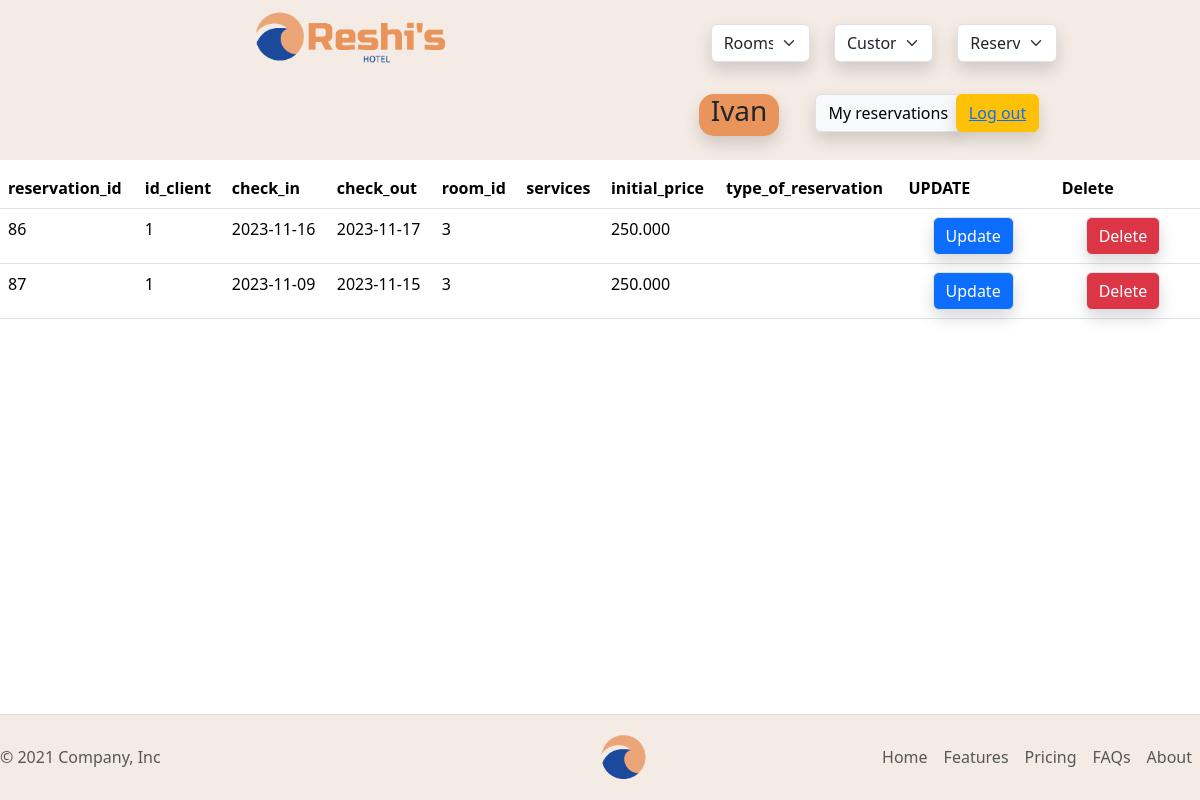
The app's page /db/reservations/db_reservation_select_all.php (signed in) with its own data.
### tables this page shows
CREATE TABLE IF NOT EXISTS `034_reservations` (
  `reservation_id` int(11) NOT NULL AUTO_INCREMENT,
  `id_client_master` int(11) NOT NULL,
  `id_clients` longtext DEFAULT NULL CHECK (json_valid(`id_clients`)),
  `check_in` date DEFAULT NULL,
  `check_out` date DEFAULT NULL,
  `room_id` int(11) DEFAULT NULL,
  `services` longtext DEFAULT NULL CHECK (json_valid(`services`)),
  `initial_price` decimal(10,3) DEFAULT NULL,
  `type_of_reservation` enum('All','Half','just-room') DEFAULT NULL,
  PRIMARY KEY (`reservation_id`),
  KEY `id_client_master` (`id_client_master`),
  KEY `room_id` (`room_id`),
  CONSTRAINT `034_reservations_ibfk_1` FOREIGN KEY (`id_client_master`) REFERENCES `034_clients` (`client_id`),
  CONSTRAINT `034_reservations_ibfk_2` FOREIGN KEY (`room_id`) REFERENCES `034_rooms` (`room_id`)
);

### forms/reservations/mini_form_reservation_update.php (the view, shortened to what this page needs)
<form action="/student034/dwes/forms/reservations/form_reservation_update.php" method="post">
  <input class="btn btn-primary mx-4 border shadow" type="submit" name="submit" value="Update">
</form>

### db/reservations/db_reservation_select_all.php
<?php
include($_SERVER['DOCUMENT_ROOT'] . '/student034/dwes/header.php');
include($_SERVER['DOCUMENT_ROOT'] . '/student034/dwes/db/db_connection.php');
$sql = "
SELECT *
        FROM 034_reservations;";
$resultado = mysqli_query($conn, $sql);
$muestra = mysqli_fetch_all($resultado, MYSQLI_ASSOC);
?>
<table class="table my-2"><tr>
      <td><strong>reservation_id</strong></td>
      <td><strong>id_client</strong></td>
      <td><strong>check_in</strong></td>
      <td><strong>check_out</strong></td>
      <td><strong>room_id</strong></td>
      <td><strong>services</strong></td>
      <td><strong>initial_price</strong></td>
      <td><strong>type_of_reservation</strong></td>
      <td><strong>UPDATE</strong></td>
      <td><strong>Delete</strong></td>
    </tr>
  <?php
  foreach ($muestra as $reserva) {
  ?>
    <tr>
      <td><?php print_r($reserva['reservation_id']) ?></td>
      <td><?php print_r($reserva['id_client_master']) ?></td>
      <td><?php print_r($reserva['check_in']) ?></td>
      <td><?php print_r($reserva['check_out']) ?></td>
      <td><?php print_r($reserva['room_id']) ?></td>
      <td><?php print_r($reserva['services']) ?></td>
      <td><?php print_r($reserva['initial_price']) ?></td>
      <td><?php print_r($reserva['type_of_reservation']) ?></td>
      <td>
      <?php include($_SERVER['DOCUMENT_ROOT'] . '/student034/dwes/forms/reservations/mini_form_reservation_update.php');?>
      </td>
      <td><?php include($_SERVER['DOCUMENT_ROOT'] . '/student034/dwes/forms/reservations/mini_form_reservation_delete.php');?></td>
    </tr>
  <?php
  }
  ?>
</table>
<?php include($_SERVER['DOCUMENT_ROOT'] . '/student034/dwes/footer.php');

### forms/reservations/mini_form_reservation_delete.php (shortened to what this page needs)
<form action="/student034/dwes/forms/reservations/form_reservation_delete.php" method="post">
  <input class="btn btn-danger mx-4 border shadow" type="submit" name="submit" value="Delete">
</form>

### style.css (style rules this page uses)
body { background-image: url("./imagenes/hotel/paisaje.png"); backdrop-filter: blur(10px); min-height: 100vh; position: relative; padding-bottom: 3em; }

### records on screen
034_reservations: value "86 1 2023-11-16 2023-11-17 3 250.000"
034_reservations: value "87 1 2023-11-09 2023-11-15 3 250.000"

### other values on screen
$user "Ivan"
